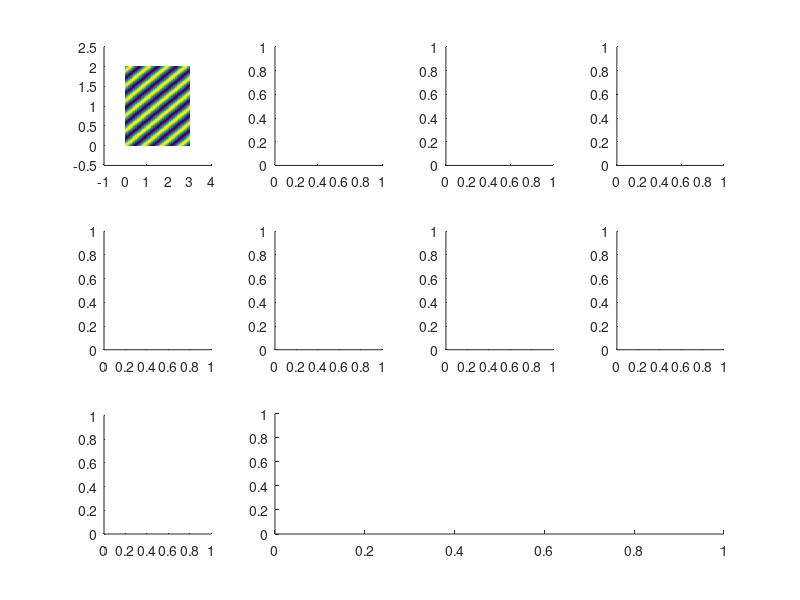

Reproduce this figure in MATLAB. (Note: this script raises an error after producing the figure.)
% This script explores the differences between using the amplitude, the phase
% and the unwrapped phase to determine the group velocity of a travelling. 
% PSL - Dec 2019


% Example: phase velocity slower than group velocity and in opposite
% direction
% Wave parameters
fc  = 4;    % Hz
nuc = 2;    % 1/m
df  = 0.25; % Hz
dnu = 0.25; % 1/m

w1  = 2*pi*(nuc+df);   %angular frequency rad/s
k1x = 2*pi*(nuc-dnu);  %angular frequency wavenumber rad/m
k1y = 2*pi*(nuc-dnu);  %angular frequency wavenumber rad/m
w2  = 2*pi*(nuc-df);   %angular frequency rad/s
k2x = 2*pi*(nuc+dnu);  %angular frequency wavenumber rad/m
k2y = 2*pi*(nuc+dnu);  %angular frequency wavenumber rad/m

k2 = sqrt(k2x.^2 + k2y.^2); %radial angular wavenumber rad/m
k1 = sqrt(k1x.^2 + k1y.^2); %radial angular wavenumber rad/m

% Group velocity
vg = (w2-w1) / (k2-k1);

% Spatiotemporal grid 
xx = 0:0.02:2;
yy = 0:0.02:3;
tt = 0:0.02:10;
[x, y, t] = meshgrid(xx, yy, tt);

wave1 = cos(w1.*t-k1x.*x+k1y.*y);
wave2 = cos(w2.*t-k2x.*x+k2y.*y);

wv = wave1 + wave2;

%% Plotting of results

nr = 3;
nc = 4;
figure_handle = figure('Name', 'fig2');

for kk=1:8
   ax(kk) = subplot(nr, nc, kk);
   hold(ax(kk), 'on')
end

ax(9)  = subplot(nr, nc, 9);
hold(ax(9), 'on')

ax(10) = subplot(nr, nc, [10 12]);
hold(ax(10), 'on')

alpha_data = 0.75;

% First frame -- wave 1
imagesc(ax(1), yy, xx, wave1(:, :, 1), 'AlphaData', alpha_data);
ax(1).YLabel.String = 'x [m]';
ax(1).XLabel.String = 'y [m]';

plot(ax(1), yy(75), xx(50), 'wo', 'markersize', 8, 'markeredgecolor', 'k', 'markerfacecolor', 'w')
plot(ax(1), yy(75), xx(50), 'kx', 'markersize', 8)

% Time course -- wave 1
plot(ax(2), tt, squeeze(wave1(75, 50, :)), 'k');
ax(2).XLim = [0 2];
ax(2).XLabel.String = 'time [s]';
ax(2).YLabel.String = 'w_1(x_0, y_0, t)';


% First frame -- wave 2
imagesc(ax(3), yy, xx, wave2(:, :, 1), 'AlphaData', alpha_data);
ax(3).YLabel.String = 'x [m]';
ax(3).XLabel.String = 'y [m]';

plot(ax(3), yy(75), xx(50), 'w+', 'markersize', 10)
plot(ax(3), yy(75), xx(50), 'wo', 'markersize', 8, 'markeredgecolor', 'k', 'markerfacecolor', 'w')
plot(ax(3), yy(75), xx(50), 'kx', 'markersize', 8)

% Time course -- wave 2
plot(ax(4), tt, squeeze(wave2(75, 50, :)), 'k');
ax(4).XLim = [0 2];
ax(4).XLabel.String = 'time [s]';
ax(4).YLabel.String  = 'w_2(x_0, y_0, t)';

% Frames - wave sum
frames = [1 20 50 80];
for kk=1:length(frames)
    colormap(greenyellowred(256))
    imagesc(ax(kk+4), yy, xx, wv(:, :, frames(kk)), 'AlphaData', alpha_data);
end

plot(ax(5), yy, xx(50).*ones(length(yy), 1), 'k--')
plot(ax(9), yy, wv(:, 50, 1), 'k')
ax(9).XLabel.String = 'y [m]';
ax(9).YLabel.String = 'w(x_0, y, t_0) ';

% Markers
plot(ax(10), tt, squeeze(wv(75, 50, :)), 'k')
plot(ax(10), tt(frames(2:end)), squeeze(wv(75, 50, frames(2:end))), 'r.', 'markersize', 20)
ax(10).XLim = [0 5];
xlabel('time [s]')
ylabel('w(x_0, y_0, t) ')


plot(ax(6), yy(75), xx(50), 'wo', 'markersize', 8, 'markeredgecolor', 'k', 'markerfacecolor', 'w')
plot(ax(6), yy(75), xx(50), 'kx', 'markersize', 8)

plot(ax(7), yy(75), xx(50), 'wo', 'markersize', 8, 'markeredgecolor', 'k', 'markerfacecolor', 'w')
plot(ax(7), yy(75), xx(50), 'kx', 'markersize', 8)

plot(ax(8), yy(75), xx(50), 'wo', 'markersize', 8, 'markeredgecolor', 'k', 'markerfacecolor', 'w')
plot(ax(8), yy(75), xx(50), 'kx', 'markersize', 8)

%%
y = hilbert(wv);
env = abs(y);
%%
colormap(winter)
for tt =1:length(time)
%imagesc(env(:, :, tt))
imagesc(0:0.02:3, 0:0.02:2, wv(:, :, tt))
%imagesc(wave2(:, :, tt))
xlim([1 2])
ylim([0.5 1.5])

drawnow
pause(0.1)
end

%%


data = permute(wv, [3 1 2]);
data = reshape(data, 501, 101*101);
phi = calculate_insta_phase(data);
phi = reshape(phi, 501, 101, 101);

phi = permute(phi, [2 3 1]);

figure
plot(squeeze(phi(25, :, 1)))

figure
plot(squeeze(phi(50, 50, :)))



%%

y = hilbert(wv);
env = abs(y);

plot(unwrap(angle(hilbert(squeeze(real(y(50,50,:)))))))


fl1 = 30;
[up1,lo1] = envelope(squeeze(wv(50,50,:)), fl1,'analytic');


